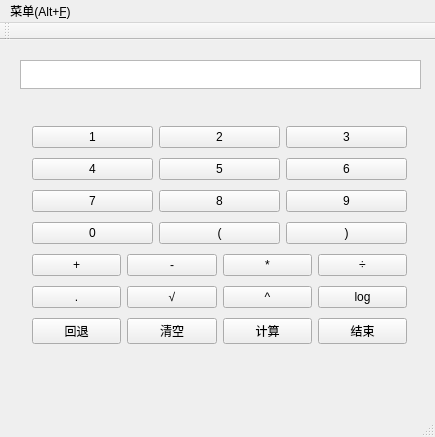
<?xml version="1.0" encoding="UTF-8"?>
<ui version="4.0">
 <class>MainWindow</class>
 <widget class="QMainWindow" name="MainWindow">
  <property name="geometry">
   <rect>
    <x>0</x>
    <y>0</y>
    <width>435</width>
    <height>437</height>
   </rect>
  </property>
  <property name="windowTitle">
   <string>MainWindow</string>
  </property>
  <widget class="QWidget" name="centralWidget">
   <widget class="QTextBrowser" name="output">
    <property name="geometry">
     <rect>
      <x>20</x>
      <y>20</y>
      <width>401</width>
      <height>29</height>
     </rect>
    </property>
    <property name="minimumSize">
     <size>
      <width>0</width>
      <height>29</height>
     </size>
    </property>
    <property name="maximumSize">
     <size>
      <width>16777215</width>
      <height>29</height>
     </size>
    </property>
    <property name="font">
     <font>
      <family>Arial</family>
      <weight>75</weight>
      <italic>true</italic>
      <bold>true</bold>
     </font>
    </property>
   </widget>
   <widget class="QWidget" name="layoutWidget">
    <property name="geometry">
     <rect>
      <x>21</x>
      <y>71</y>
      <width>397</width>
      <height>254</height>
     </rect>
    </property>
    <layout class="QGridLayout" name="gridLayout">
     <item row="0" column="0">
      <layout class="QHBoxLayout" name="horizontalLayout">
       <item>
        <widget class="QPushButton" name="one">
         <property name="text">
          <string>1</string>
         </property>
        </widget>
       </item>
       <item>
        <widget class="QPushButton" name="two">
         <property name="text">
          <string>2</string>
         </property>
        </widget>
       </item>
       <item>
        <widget class="QPushButton" name="three">
         <property name="text">
          <string>3</string>
         </property>
        </widget>
       </item>
      </layout>
     </item>
     <item row="1" column="0">
      <layout class="QHBoxLayout" name="horizontalLayout_2">
       <item>
        <widget class="QPushButton" name="four">
         <property name="text">
          <string>4</string>
         </property>
        </widget>
       </item>
       <item>
        <widget class="QPushButton" name="five">
         <property name="text">
          <string>5</string>
         </property>
        </widget>
       </item>
       <item>
        <widget class="QPushButton" name="six">
         <property name="text">
          <string>6</string>
         </property>
        </widget>
       </item>
      </layout>
     </item>
     <item row="2" column="0">
      <layout class="QHBoxLayout" name="horizontalLayout_3">
       <item>
        <widget class="QPushButton" name="seven">
         <property name="text">
          <string>7</string>
         </property>
        </widget>
       </item>
       <item>
        <widget class="QPushButton" name="eight">
         <property name="text">
          <string>8</string>
         </property>
        </widget>
       </item>
       <item>
        <widget class="QPushButton" name="nine">
         <property name="text">
          <string>9</string>
         </property>
        </widget>
       </item>
      </layout>
     </item>
     <item row="3" column="0">
      <layout class="QHBoxLayout" name="horizontalLayout_4">
       <item>
        <widget class="QPushButton" name="zero_2">
         <property name="text">
          <string>0</string>
         </property>
        </widget>
       </item>
       <item>
        <widget class="QPushButton" name="kuohao1">
         <property name="text">
          <string>(</string>
         </property>
        </widget>
       </item>
       <item>
        <widget class="QPushButton" name="kuohao2">
         <property name="text">
          <string>)</string>
         </property>
        </widget>
       </item>
      </layout>
     </item>
     <item row="4" column="0">
      <layout class="QHBoxLayout" name="horizontalLayout_5">
       <item>
        <widget class="QPushButton" name="add">
         <property name="text">
          <string>+</string>
         </property>
        </widget>
       </item>
       <item>
        <widget class="QPushButton" name="sub">
         <property name="text">
          <string>-</string>
         </property>
        </widget>
       </item>
       <item>
        <widget class="QPushButton" name="pro">
         <property name="text">
          <string>*</string>
         </property>
        </widget>
       </item>
       <item>
        <widget class="QPushButton" name="divi">
         <property name="text">
          <string>÷</string>
         </property>
        </widget>
       </item>
      </layout>
     </item>
     <item row="5" column="0">
      <layout class="QHBoxLayout" name="horizontalLayout_6">
       <item>
        <widget class="QPushButton" name="decimal">
         <property name="text">
          <string>.</string>
         </property>
        </widget>
       </item>
       <item>
        <widget class="QPushButton" name="radical">
         <property name="text">
          <string>√</string>
         </property>
        </widget>
       </item>
       <item>
        <widget class="QPushButton" name="Power">
         <property name="text">
          <string>^</string>
         </property>
        </widget>
       </item>
       <item>
        <widget class="QPushButton" name="log">
         <property name="text">
          <string>log</string>
         </property>
        </widget>
       </item>
      </layout>
     </item>
     <item row="6" column="0">
      <layout class="QHBoxLayout" name="horizontalLayout_7">
       <item>
        <widget class="QPushButton" name="Backspace">
         <property name="text">
          <string>回退</string>
         </property>
        </widget>
       </item>
       <item>
        <widget class="QPushButton" name="clear">
         <property name="text">
          <string>清空</string>
         </property>
        </widget>
       </item>
       <item>
        <widget class="QPushButton" name="compute">
         <property name="text">
          <string>计算</string>
         </property>
         <property name="shortcut">
          <string>Return, =</string>
         </property>
        </widget>
       </item>
       <item>
        <widget class="QPushButton" name="close">
         <property name="text">
          <string>结束</string>
         </property>
        </widget>
       </item>
      </layout>
     </item>
    </layout>
   </widget>
  </widget>
  <widget class="QMenuBar" name="menuBar">
   <property name="geometry">
    <rect>
     <x>0</x>
     <y>0</y>
     <width>435</width>
     <height>23</height>
    </rect>
   </property>
   <widget class="QMenu" name="menub">
    <property name="title">
     <string>菜单(Alt+&amp;F)</string>
    </property>
    <addaction name="actionj"/>
    <addaction name="actionb"/>
    <addaction name="actionj_2"/>
    <addaction name="actionhelp"/>
   </widget>
   <addaction name="menub"/>
  </widget>
  <widget class="QToolBar" name="mainToolBar">
   <attribute name="toolBarArea">
    <enum>TopToolBarArea</enum>
   </attribute>
   <attribute name="toolBarBreak">
    <bool>false</bool>
   </attribute>
  </widget>
  <widget class="QStatusBar" name="statusBar"/>
  <action name="actionj">
   <property name="text">
    <string>结束</string>
   </property>
   <property name="shortcut">
    <string>Esc</string>
   </property>
  </action>
  <action name="actionb">
   <property name="text">
    <string>标准计算器</string>
   </property>
   <property name="toolTip">
    <string>标准计算器</string>
   </property>
   <property name="shortcut">
    <string>F</string>
   </property>
  </action>
  <action name="actionj_2">
   <property name="text">
    <string>扩展计算器</string>
   </property>
   <property name="toolTip">
    <string>扩展计算器</string>
   </property>
   <property name="shortcut">
    <string>S</string>
   </property>
  </action>
  <action name="actionhelp">
   <property name="text">
    <string>帮助</string>
   </property>
   <property name="shortcut">
    <string>Alt+H</string>
   </property>
  </action>
 </widget>
 <layoutdefault spacing="6" margin="11"/>
 <resources/>
 <connections>
  <connection>
   <sender>close</sender>
   <signal>clicked()</signal>
   <receiver>MainWindow</receiver>
   <slot>close()</slot>
   <hints>
    <hint type="sourcelabel">
     <x>415</x>
     <y>354</y>
    </hint>
    <hint type="destinationlabel">
     <x>199</x>
     <y>149</y>
    </hint>
   </hints>
  </connection>
  <connection>
   <sender>actionj</sender>
   <signal>triggered()</signal>
   <receiver>MainWindow</receiver>
   <slot>close()</slot>
   <hints>
    <hint type="sourcelabel">
     <x>-1</x>
     <y>-1</y>
    </hint>
    <hint type="destinationlabel">
     <x>321</x>
     <y>254</y>
    </hint>
   </hints>
  </connection>
  <connection>
   <sender>actionb</sender>
   <signal>triggered()</signal>
   <receiver>log</receiver>
   <slot>hide()</slot>
   <hints>
    <hint type="sourcelabel">
     <x>-1</x>
     <y>-1</y>
    </hint>
    <hint type="destinationlabel">
     <x>369</x>
     <y>311</y>
    </hint>
   </hints>
  </connection>
  <connection>
   <sender>actionb</sender>
   <signal>triggered()</signal>
   <receiver>radical</receiver>
   <slot>hide()</slot>
   <hints>
    <hint type="sourcelabel">
     <x>-1</x>
     <y>-1</y>
    </hint>
    <hint type="destinationlabel">
     <x>169</x>
     <y>311</y>
    </hint>
   </hints>
  </connection>
  <connection>
   <sender>actionb</sender>
   <signal>triggered()</signal>
   <receiver>decimal</receiver>
   <slot>hide()</slot>
   <hints>
    <hint type="sourcelabel">
     <x>-1</x>
     <y>-1</y>
    </hint>
    <hint type="destinationlabel">
     <x>69</x>
     <y>311</y>
    </hint>
   </hints>
  </connection>
  <connection>
   <sender>actionb</sender>
   <signal>triggered()</signal>
   <receiver>Power</receiver>
   <slot>hide()</slot>
   <hints>
    <hint type="sourcelabel">
     <x>-1</x>
     <y>-1</y>
    </hint>
    <hint type="destinationlabel">
     <x>269</x>
     <y>311</y>
    </hint>
   </hints>
  </connection>
  <connection>
   <sender>actionj_2</sender>
   <signal>triggered()</signal>
   <receiver>Power</receiver>
   <slot>show()</slot>
   <hints>
    <hint type="sourcelabel">
     <x>-1</x>
     <y>-1</y>
    </hint>
    <hint type="destinationlabel">
     <x>269</x>
     <y>311</y>
    </hint>
   </hints>
  </connection>
  <connection>
   <sender>actionj_2</sender>
   <signal>triggered()</signal>
   <receiver>log</receiver>
   <slot>show()</slot>
   <hints>
    <hint type="sourcelabel">
     <x>-1</x>
     <y>-1</y>
    </hint>
    <hint type="destinationlabel">
     <x>369</x>
     <y>311</y>
    </hint>
   </hints>
  </connection>
  <connection>
   <sender>actionj_2</sender>
   <signal>triggered()</signal>
   <receiver>decimal</receiver>
   <slot>show()</slot>
   <hints>
    <hint type="sourcelabel">
     <x>-1</x>
     <y>-1</y>
    </hint>
    <hint type="destinationlabel">
     <x>69</x>
     <y>311</y>
    </hint>
   </hints>
  </connection>
  <connection>
   <sender>actionj_2</sender>
   <signal>triggered()</signal>
   <receiver>radical</receiver>
   <slot>show()</slot>
   <hints>
    <hint type="sourcelabel">
     <x>-1</x>
     <y>-1</y>
    </hint>
    <hint type="destinationlabel">
     <x>169</x>
     <y>311</y>
    </hint>
   </hints>
  </connection>
 </connections>
</ui>
